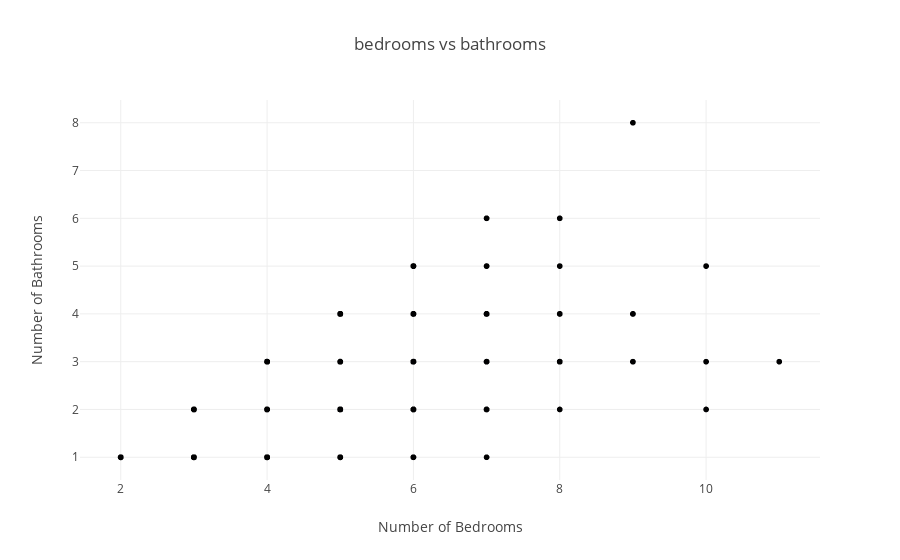

Source (notebook cell):
### Code cell
plot_columns_vs_columns(df,'bedrooms','bathrooms')

### Figure 1 — Plotly figure (JSON) as saved in the notebook; plotly's stock layout.template omitted (floating-point values rounded to 4 significant figures; data arrays with more than 128 entries replaced by an {"elided": "..."} marker saying what was removed)
{"data": [{"customdata": {"elided": "18723x13 float values"}, "hovertemplate": "<b>%{hovertext}</b><br><br>Number of Bedrooms=%{x}<br>Number of Bathrooms=%{y}<br>price=%{customdata[0]}<br>sqft_living=%{customdata[1]}<br>floors=%{customdata[2]}<br>waterfront=%{customdata[3]}<br>view=%{customdata[4]}<br>condition=%{customdata[5]}<br>grade=%{customdata[6]}<br>yr_built=%{customdata[7]}<br>renovatedornot=%{customdata[8]}<br>sqft_lot=%{customdata[9]}<br>sqft_above=%{customdata[10]}<br>sqft_basement=%{customdata[11]}<br>count=%{customdata[12]}<extra></extra>", "hovertext": {"elided": "18723 float values"}, "legendgroup": "", "marker": {"color": "#000001", "symbol": "circle"}, "mode": "markers", "name": "", "showlegend": false, "type": "scattergl", "x": {"elided": "18723 int values"}, "xaxis": "x", "y": {"elided": "18723 int values"}, "yaxis": "y"}], "layout": {"legend": {"tracegroupgap": 0}, "title": {"text": "bedrooms vs bathrooms"}, "xaxis": {"anchor": "y", "domain": [0, 1], "title": {"text": "Number of Bedrooms"}}, "yaxis": {"anchor": "x", "domain": [0, 1], "title": {"text": "Number of Bathrooms"}}}}
